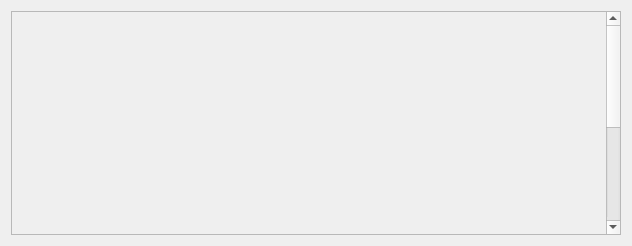
<?xml version="1.0" encoding="UTF-8"?>
<ui version="4.0">
 <class>Form</class>
 <widget class="QWidget" name="Form">
  <property name="geometry">
   <rect>
    <x>0</x>
    <y>0</y>
    <width>632</width>
    <height>246</height>
   </rect>
  </property>
  <property name="windowTitle">
   <string>Form</string>
  </property>
  <property name="styleSheet">
   <string notr="true">QGroupBox {
border: 1px solid grey;border-radius: 10px;margin-top: 1ex; margin-right: 0ex
}
QGroupBox:title {
                           subcontrol-origin: margin;
                           padding: 0 3px;
                           subcontrol-position: top center;
                           padding-top: 0px;
                          padding-bottom: 0px;
                           padding-right: 10px;
                            color: rgb(56, 56, 56)
}</string>
  </property>
  <layout class="QVBoxLayout" name="verticalLayout_2">
   <item>
    <layout class="QVBoxLayout" name="verticalLayout">
     <item>
      <widget class="QScrollArea" name="scrollArea">
       <property name="widgetResizable">
        <bool>true</bool>
       </property>
       <widget class="QWidget" name="scrollAreaWidgetContents">
        <property name="geometry">
         <rect>
          <x>0</x>
          <y>0</y>
          <width>596</width>
          <height>424</height>
         </rect>
        </property>
        <layout class="QVBoxLayout" name="verticalLayout_3">
         <item>
          <widget class="FittingDataView" name="widget_data" native="true">
           <property name="minimumSize">
            <size>
             <width>0</width>
             <height>0</height>
            </size>
           </property>
          </widget>
         </item>
         <item>
          <widget class="FittingPlotView" name="widget_plot" native="true">
           <property name="minimumSize">
            <size>
             <width>0</width>
             <height>400</height>
            </size>
           </property>
          </widget>
         </item>
        </layout>
       </widget>
      </widget>
     </item>
    </layout>
   </item>
  </layout>
 </widget>
 <customwidgets>
  <customwidget>
   <class>FittingDataView</class>
   <extends>QWidget</extends>
   <header>Engineering.gui.engineering_diffraction.tabs.fitting.data_handling.data_view</header>
  </customwidget>
  <customwidget>
   <class>FittingPlotView</class>
   <extends>QWidget</extends>
   <header>Engineering.gui.engineering_diffraction.tabs.fitting.plotting.plot_view</header>
   <container>1</container>
  </customwidget>
 </customwidgets>
 <resources/>
 <connections/>
</ui>
